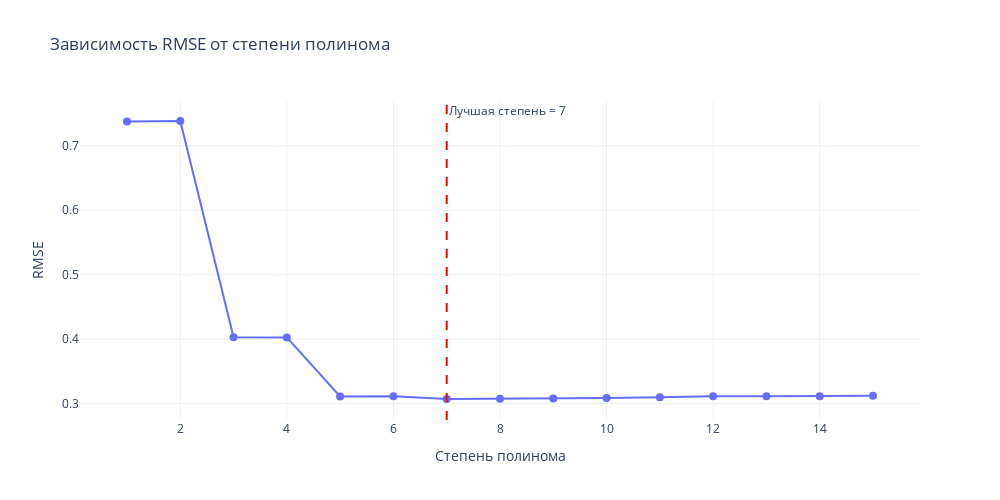

Write notebook code for a chart like this one.
### Code cell
# теперь взглянем как изменялась метрика
degrees = list(range(1, max_poly_degree + 1))

fig = go.Figure()

fig.add_trace(go.Scatter(
    x=degrees,
    y=scores,
    mode="lines+markers",
    name=metric_name,
    marker=dict(size=8)
))

fig.add_vline(
    x=best_degree,
    line_dash="dash",
    line_color="red",
    annotation_text=f"Лучшая степень = {best_degree}",
    annotation_position="top right"
)

fig.update_layout(
    height=500, width=1000,
    title=f"Зависимость {metric_name} от степени полинома",
    xaxis_title="Степень полинома",
    yaxis_title=metric_name,
    template="plotly_white"
)

fig.show()

### Figure 1 — Plotly figure (JSON) as saved in the notebook; plotly's stock layout.template omitted (floating-point values rounded to 4 significant figures)
{"data": [{"marker": {"size": 8}, "mode": "lines+markers", "name": "RMSE", "type": "scatter", "x": [1, 2, 3, 4, 5, 6, 7, 8, 9, 10, 11, 12, 13, 14, 15], "y": [0.7377, 0.7385, 0.4029, 0.4026, 0.311, 0.3114, 0.307, 0.3073, 0.3077, 0.3086, 0.3098, 0.3113, 0.3113, 0.3112, 0.3121]}], "layout": {"annotations": [{"showarrow": false, "text": "Лучшая степень = 7", "x": 7, "xanchor": "left", "xref": "x", "y": 1, "yanchor": "top", "yref": "y domain"}], "height": 500, "shapes": [{"line": {"color": "red", "dash": "dash"}, "type": "line", "x0": 7, "x1": 7, "xref": "x", "y0": 0, "y1": 1, "yref": "y domain"}], "title": {"text": "Зависимость RMSE от степени полинома"}, "width": 1000, "xaxis": {"title": {"text": "Степень полинома"}}, "yaxis": {"title": {"text": "RMSE"}}}}
